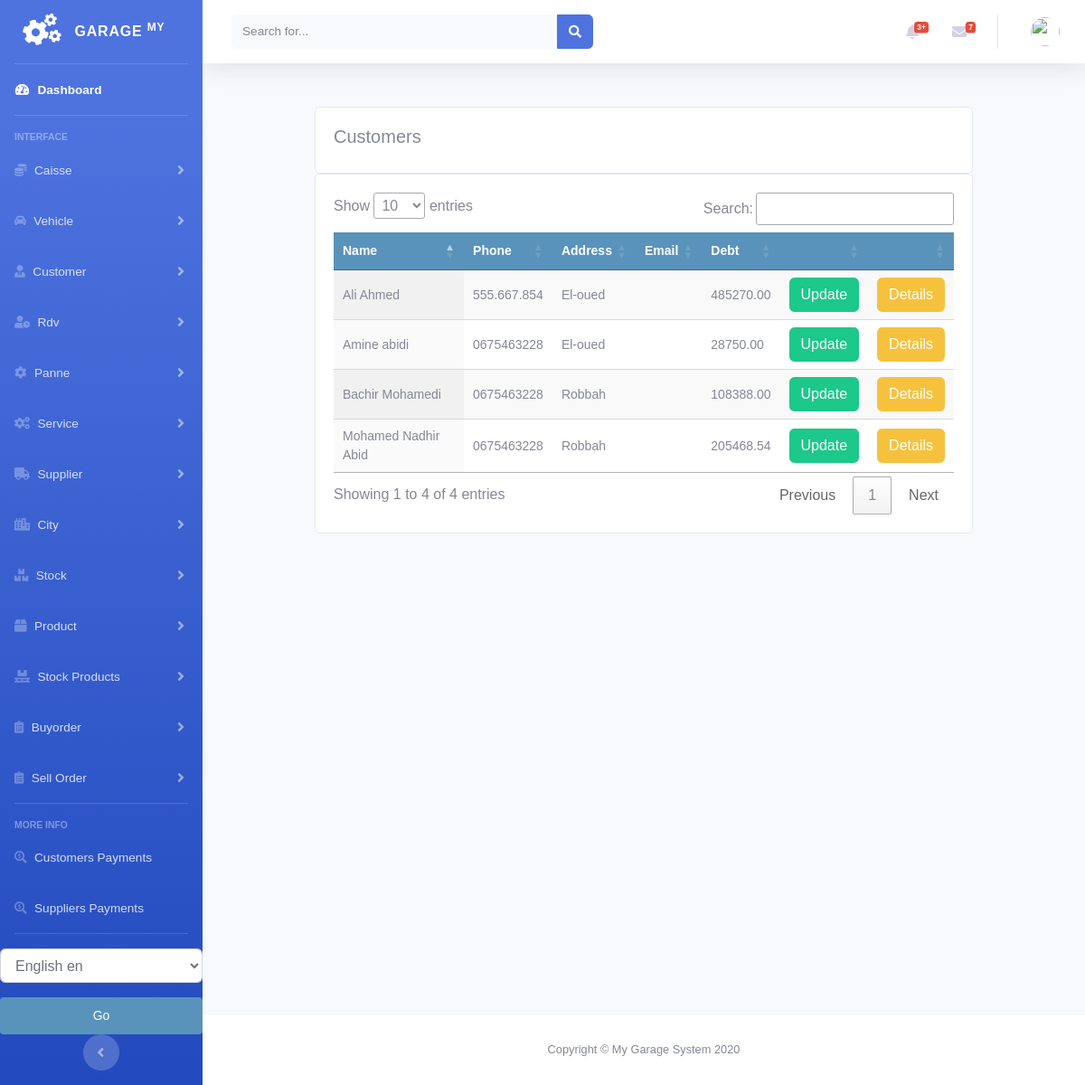
Page /customer/customer_list on the earlier database version.
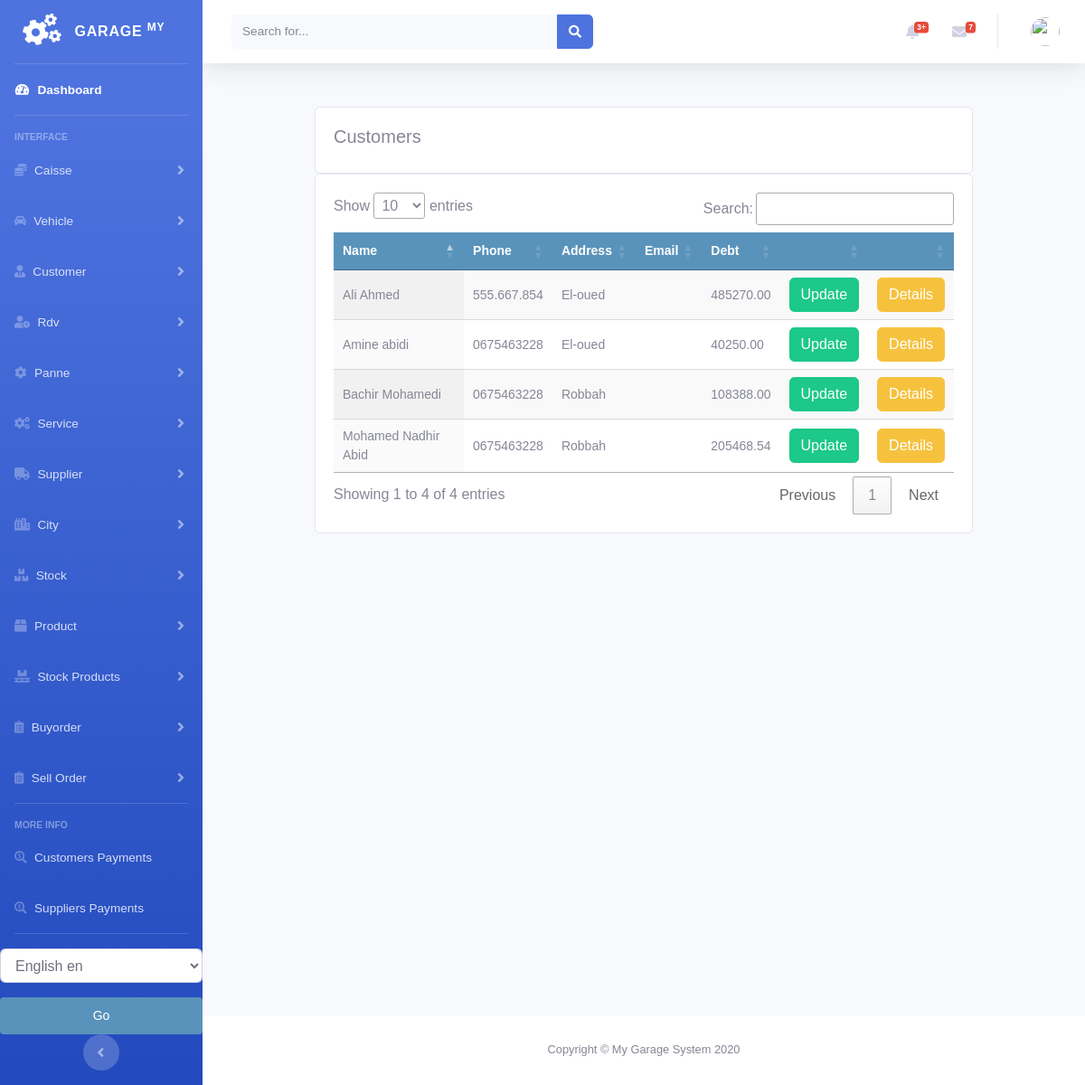
Same page on the later database version.
### customer/models.py (models this page shows, shortened)
class Customer(models.Model):
    firstname = models.CharField(max_length=250, null=True)
    lastname = models.CharField(max_length=250, null=True)
    address = models.CharField(max_length=200, null=True)
    phone = models.CharField(max_length=200, null=True)
    date_created = models.DateTimeField(auto_now_add=True, null=True)
    date_updated = models.DateTimeField(auto_now=True)
    date_joined = models.DateField(null=True)
    enterprise = models.BooleanField(default=False)
    debt = models.DecimalField(max_digits=10, decimal_places=2, null=True, default=0)

### customer/views.py (the view)
# urls.py: path('customer_list', views.customer_list, name='customer_list'),
def customer_list(request):
    customers = Customer.objects.all()
    context = {
        'customers': customers
    }
    return render(request, 'customer/list_customer.html', context)

### customer/templates/customer/list_customer.html (shortened to what this page needs)
{% extends 'home.html' %}
{% load static %}
{% load i18n %}
{% block content %}
<br>
<div class="container">
    <div class="row">
        <div class="col-md">
            <div class="card card-body">
                <h5>{% trans "Customers" %}</h5>
            </div>
            <div class="card card-body">
                <table id="table_id" class="display text-center">
                    <thead>
                    <tr>
                        <th>{% trans "Name" %}</th>
                        <th>{% trans "Phone" %}</th>
                        <th>{% trans "Address" %}</th>
                        <th>{% trans "Email" %}</th>
                        <th>{% trans "Debt" %}</th>
                        <th></th>
                        <th></th>
                    </tr>
                    </thead>
                    <tbody>
                    {% for customer in customers %}
                    <tr>
                        <td>
                            {{customer.firstname}} {{customer.lastname}}
                        </td>
                        <td>
                            {{customer.phone}}
                        </td>
                        <td>
                            {{customer.address}}
                        </td>
                        <td>
                        </td>
                        <td>
                            {{customer.debt}}
                        </td>
                        <td>
                            <a class="btn btn-success "
                               href="{% url 'customer:update_customer' customer.id %}">{% trans "Update" %}</a>
                        </td>
                        <td>
                            <a class="btn btn-warning "
                               href="{% url 'customer:customer_detail' customer.id %}">{% trans "Details" %}</a>
                        </td>
                    </tr>
                    {% endfor %}
                    </tbody>
                </table>
            </div>
        </div>
    </div>
</div>
{% endblock %}
{% block jsscript %}
<link rel="stylesheet" type="text/css" href="https://cdn.datatables.net/1.10.22/css/jquery.dataTables.css">
{% endblock %}

Differences in the rows shown:
changed Customer "Amine": debt "28750.00" → "40250.00"
